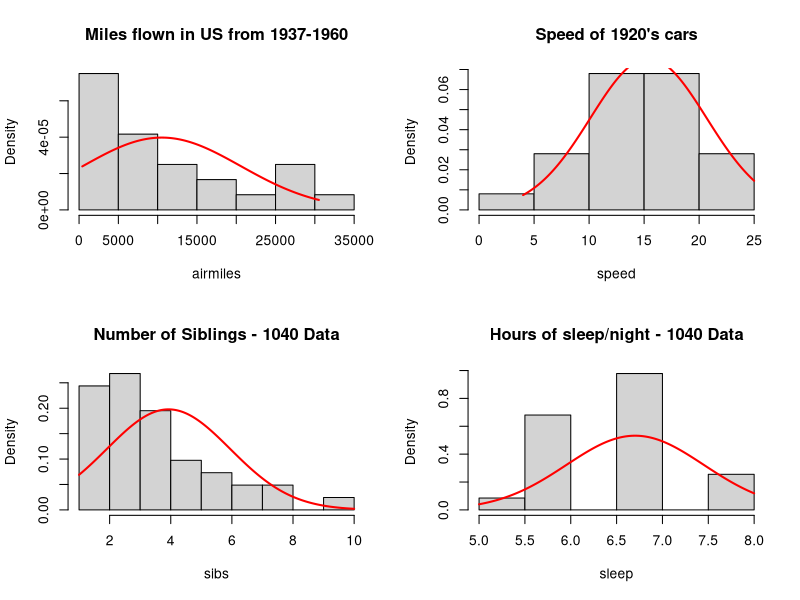
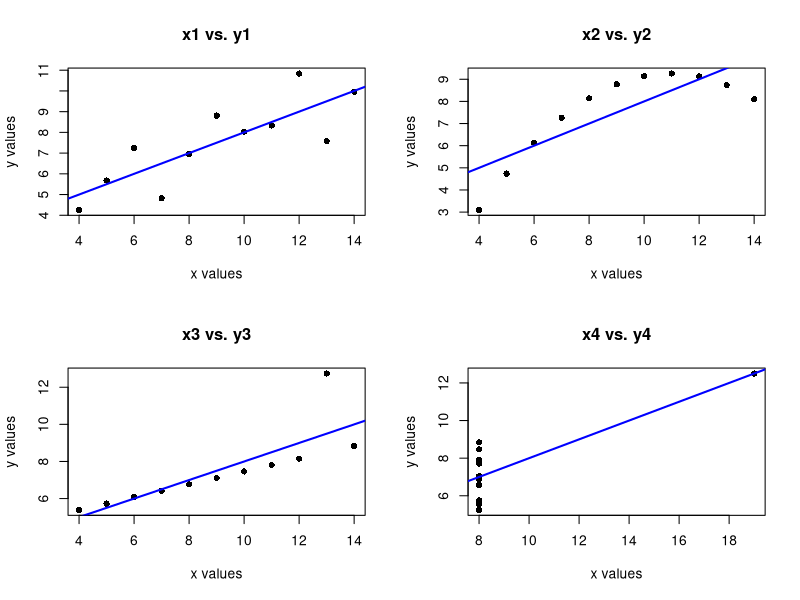
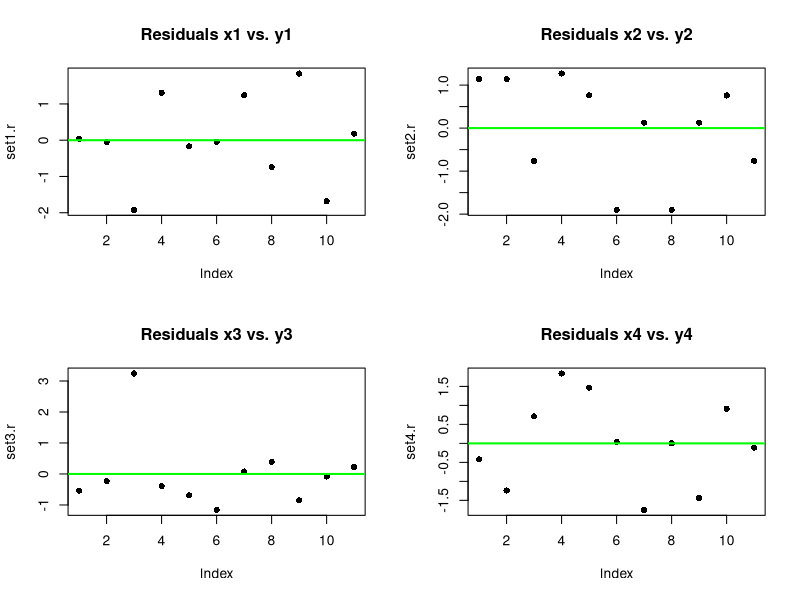

The R source for these figures, in order:
		#########################
		#  Brittany Allred	#
		#  Graphics in the Stat #
		#  Classroom		#
		#  Stat 6560 Project #1	#
		#  2 Examples		#
		#########################

###############  Example 1 Histograms and goodness of fit
par(mfrow=c(2,2))
# Ex 1 (Data in R - "miles flown by commercial airlines in the United States for each year from 1937 to 1960.")
head(airmiles)
hist(airmiles, freq=FALSE, prob=TRUE, main="Miles flown in US from 1937-1960")
plot(function(x) dnorm(x,m=(ave(airmiles)),s=sd(airmiles)), 
	min(airmiles), max(airmiles), n=1000, add=TRUE, col="red", lwd=2)

# Ex 2 (Data in R - stopping distance and speed of 1920's cars)
head(cars)
speed <- cars$speed
hist(speed, freq=FALSE, prob=TRUE, main="Speed of 1920's cars")
plot(function(x) dnorm(x,m=(ave(speed)),s=sd(speed)), 
	min(speed), max(speed), n=1000, add=TRUE, col="red", lwd=2)

# Ex 3 (Data from a Stat 1040 Class - Number of Siblings each student had)
sibs <- c(3,3,8,2,4,4,3,5,3,3,2,1,4,4,6,5,5,7,4,4,2,4,7,2,10,3,6,2,2,3,8,1,3,3,6,4,2,2,3,3,5)
hist(sibs, freq=FALSE, prob=TRUE, main="Number of Siblings - 1040 Data")
plot(function(x) dnorm(x,m=(ave(sibs)),s=sd(sibs)), 
	min(sibs), max(sibs), n=1000, add=TRUE, col="red", lwd=2)

# Ex 4 (Data from a Stat 1040 Class - average hours of sleep a night)
sleep <- c(7,7,8,7,6,8,8,6,7,6,6,6,7,6,7,7,7,5,7,7,6,7,8,6,6,6,7,7,7,6,6,7,7,6,6,7,7,8,6,7,6,5,7,8,7,7,7)
hist(sleep, freq=FALSE, prob=TRUE, main="Hours of sleep/night - 1040 Data")
plot(function(x) dnorm(x,m=(ave(sleep)),s=sd(sleep)), 
	min(sleep), max(sleep), n=1000, add=TRUE, col="red", lwd=2)


###############  Example 2 Linear Regression

anscombe
x1 <- anscombe$x1; x2 <- anscombe$x2; x3 <- anscombe$x3; x4 <- anscombe$x4
y1 <- anscombe$y1; y2 <- anscombe$y2; y3 <- anscombe$y3; y4 <- anscombe$y4

# average of the data
apply(anscombe, 2 ,FUN=ave)

# standard devaiton of the data
apply(anscombe, 2, FUN=sd)

# correlation
cor1 <- cor(x1, y1); cor2 <- cor(x2, y2); cor3 <- cor(x3, y3); cor4 <- cor(x4, y4)
correlation <-cbind(cor1, cor2, cor3, cor4)
correlation

#### Regression 
par(mfrow=c(2,2))
# x1 vs. y1
	set1 <- lm(y1~x1); set1
	plot(x1, y1, xlab = "x values", ylab = "y values", pch = 16, main="x1 vs. y1")
	abline(a=3.0001, b=0.5001, col="blue", lwd=2)
# x2 vs. y2
	set2 <- lm(y2~x2); set2
	plot(x2, y2, xlab = "x values", ylab = "y values", pch = 16, main="x2 vs. y2")
	abline(a=3.001, b=0.500, col="blue", lwd=2)
# x3 vs. y3
	set3 <- lm(y3~x3); set3
	plot(x3, y3, xlab = "x values", ylab = "y values", pch = 16, main="x3 vs. y3")
	abline(a=3.0025, b=0.4997, col="blue", lwd=2)
# x4 vs. y4
	set4 <- lm(y4~x4); set4
	plot(x4, y4, xlab = "x values", ylab = "y values", pch = 16, main="x4 vs. y4")
	abline(a=3.0017, b=0.4999, col="blue", lwd=2)

#### Residuals
par(mfrow=c(2,2))
set1.r <-resid(set1)
	plot(set1.r, main="Residuals x1 vs. y1", pch=16)
	abline(a=0, b=0, lwd=2, col="green")
set2.r <-resid(set2)
	plot(set2.r, main="Residuals x2 vs. y2", pch=16)
	abline(a=0, b=0, lwd=2, col="green")
set3.r <-resid(set3)
	plot(set3.r, main="Residuals x3 vs. y3", pch=16)
	abline(a=0, b=0, lwd=2, col="green")
set4.r <-resid(set4)
	plot(set4.r, main="Residuals x4 vs. y4", pch=16)
	abline(a=0, b=0, lwd=2, col="green")
